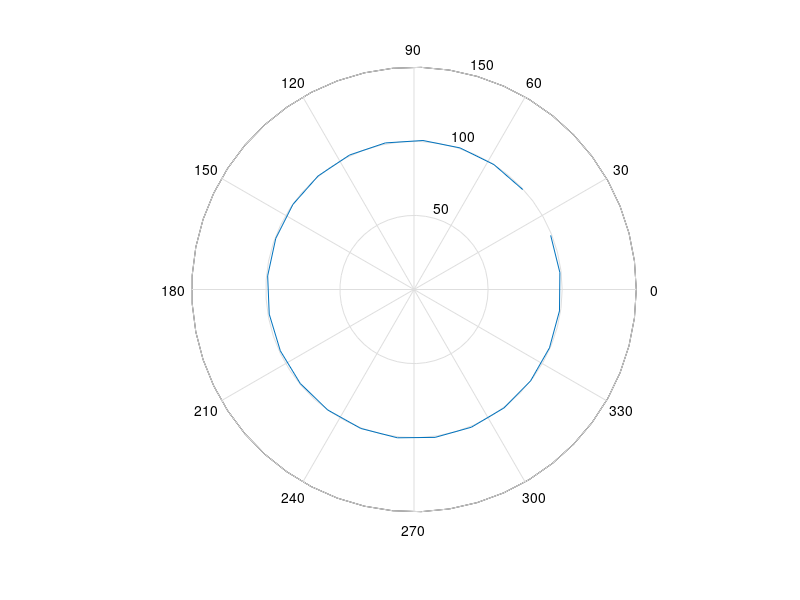

Write the MATLAB code that produced this figure. (Note: this script raises an error after producing the figure.)
%% ECSE 6180 Homework 7
%% Glory Justin 12/10/2020
% 1. Problem 10.1

t = [0:1/1440:23/1440];
N = 1440/60;
x = 100*sqrt(2)*cos(2*pi*60*t + pi/4);
X_phasor = fft(x)
X_mag = abs(X_phasor)/(N/2)
X_rms = X_mag/sqrt(2)
X_ang = angle(X_phasor)*180/pi
% 2. Problem 10.4

t_more = [0:1/1440:(23+24)/1440];
X_mag = [];
X_phase = [];
for i = 1:24
  x = 100*sqrt(2)*cos(2*pi*59*(t_more(i:i+23)) + pi/4);
  X_phasor = fft(x);
  X_mag = [X_mag abs(X_phasor(2))];
  X_phase = [X_phase angle(X_phasor(2))*180/pi];
end
X_mag = X_mag/(24/2)/sqrt(2)
X_phase
figure, polar(X_phase*pi/180,X_mag)
% 3. Problem 10.8
% Using the PMU Simulator, the positive sequence Voltage magnitude is determined 
% as 0.028 pu. The following plots were generated.
% 
% For phase A, the magnitude is plotted as follows
% 
% 
% 
% Phase B
% 
% 
% 
% Phase C
% 
% 
% 
% Positive Sequence magnitude and angle
% 
% 
% 
% Negative sequence magnitude and angle
% 
% 
% 
% Zero sequence magnitude and angle
% 
% 
% 4. Problem 10.10

% use PST function s_simu to simulate the 12-machine system in the data file 
% data_emwave_1.m
% Change line reactance to 0.2 pu


% commands for plotting
%set_font_size

% one-second plot
figure, plot(t(1:141),mac_spd(1:11,1:141),[0 1],[0.9999 0.9999])
%% 
% 

xlabel('Time (sec)'), ylabel('Frequency(pu)')

% five-second plot
figure, plot(t,mac_spd(1:11,:))
xlabel('Time (sec)'), ylabel('Frequency(pu)')
%% 
% 


%reset_font_size

figure, mesh(t,[1:1:11],mac_spd(1:11,:)) % use rotate button for a better display 
                                  % of the time response 
xlabel('Time (sec)'), ylabel('machine number'), zlabel('Machine Speed (pu)')
%% 
% 
% 
% With a change in X, k=l/X becomes 0.5 pu-length/pu-reactance. So the speed 
% of the wave propagation becomes

c = sqrt(0.5*377/120)    % in pu-length/s
% 5. Problem 10.13

% line parameters (345 kV), per unit on 100 MVA base
% S to F
r_12 = 0.00003;
x_12 = 0.00042;
b_12 = 0.0;
% F to E
r_32 = 0.00251;
x_32 = 0.0346;
b_32 = 0.592/2;
% raw PMU data
% Bus 1 is S, Bus 2 is F, Bus 3 is E
jay = sqrt(-1);
V1p = 206368.1/345000*sqrt(3)*exp(jay*-(15.912)*pi/180);
V3p = 204659.1/345000*sqrt(3)*exp(jay*-24.12*pi/180);
I12p = 380.4/167.3479*exp(jay*149.856*pi/180);
Is = 1.19; % scaling factor
I32p = (978.4/Is)/167.3479*exp(jay*159.488*pi/180);

% A matrix set up
A = [ ...
    1 0 0 0 0 0 0 0 0 0; ...
    0 1 0 0 0 0 0 0 0 0; ...
    0 0 0 0 1 0 0 0 0 0; ...
    0 0 0 0 0 1 0 0 0 0; ...
    0 0 0 0 0 0 1 0 0 0; ...
    0 0 0 0 0 0 0 1 0 0; ...
    0 0 0 0 0 0 0 0 1 0; ...
    0 0 0 0 0 0 0 0 0 1; ...
    (1-x_12*b_12) -r_12*b_12 -1 0 0 0 -r_12 x_12 0 0; ...
     r_12*b_12 (1-x_12*b_12) 0 -1 0 0 -x_12 -r_12 0 0; ...
     0 0 -1 0 (1-x_32*b_32) -r_32*b_32 0 0 -r_32 x_32; ... 
     0 0 0 -1 r_32*b_32 (1-x_32*b_32) 0 0 -x_32 -r_32  ...
    ];
b = [real(V1p) imag(V1p) real(V3p) imag(V3p) real(I12p) imag(I12p) ...
     real(I32p) imag(I32p) 0 0 0 0]';

% weighting matrix
W = eye(12,12);
W(5,5) = 1/2.27; W(6,6) = W(5,5); % W(9,9) = W(5,5); W(10,10) = W(5,5);
W(7,7) = 1/5.85; W(8,8) = W(7,7); % W(11,11) = W(7,7); W(12,12) = W(7,7);
W = eye(12,12);
W(9,9) = 100; W(10,10)=W(9,9); W(11,11)=W(9,9); W(12,12)=W(9,9);
% use high weights on ckt eqns
 
% x = (A'*W*A)\(A'*W*b);
x = (W*A)\(W*b);

% compare results
[b(1:8',1), x([1 2 5 6 7 8 9 10],1)];

% raw PMU data
V1 = 206368.1/345000*sqrt(3);
V1ph = -15.912;
V3 = 204659.1/345000*sqrt(3);
V3ph = -24.12;
I_12 = 380.4/167.3479;
I_12ph = 149.856;
I_32 = (978.4/Is)/167.3479;
I_32ph = 159.488;

% LSE results
V1_LSE = sqrt(x(1)^2+x(2)^2);
V1_ph_LSE = atan2(x(2),x(1))*180/pi;
V3_LSE = sqrt(x(5)^2+x(6)^2);
V3_ph_LSE = atan2(x(6),x(5))*180/pi;
I12_LSE = sqrt(x(7)^2+x(8)^2);
I12_ph_LSE = atan2(x(8),x(7))*180/pi;
I32_LSE = sqrt(x(9)^2+x(10)^2);
I32_ph_LSE = atan2(x(10),x(9))*180/pi;
V2_LSE = sqrt(x(3)^2+x(4)^2)
V2_ph_LSE = atan2(x(4),x(3))*180/pi

[V1 V1ph V1_LSE V1_ph_LSE]
[V3 V3ph V3_LSE V3_ph_LSE]
[I_12 I_12ph I12_LSE I12_ph_LSE]
[I_32 I_32ph I32_LSE I32_ph_LSE]

% I_12 calculated from LSE
I_12_PSE = (-V1_LSE*exp(jay*V1_ph_LSE*pi/180) + V2_LSE*exp(jay*V2_ph_LSE*pi/180))/(r_12+jay*x_12)
% 6. Problem 10.14

[num10,txt10,raw10] = xlsread('Prob10-14.xls','A2:D302');
% Channel 1 (column) is time, channel 2 is Malin voltage, channel 3 is COI
% (Cal-Oregon interface), channel 4 is frequency
t = num10(:,1); V_Malin = num10(:,2); P_COI = num10(:,3); f = num10(:,4);
set_font_size
figure, plot(t,P_COI)
xlabel('Time (sec)'), ylabel('Active Power Flow (MW)')
axis([70 85 3400 5000])
reset_font_size

% Remove average flow
P_MW2 = P_COI(:,1) - 4200; % ends at 85 seconds


% the following are the results used in the chapter
n = 100  % 50 and 30 are good; 5 is no good
ts = 0.05;
%figure, plot(P_MW1)
[B,A] = prony(P_MW2, n-1, n);   % MATLAB prony function
syst = tf(B,A,ts);
[pole(syst) abs(pole(syst))]
td2 = 300*0.05;
[y,td] = impulse(syst,td2);
set_font_size
figure, plot(td+70,P_MW2,'k-',td+70,y*ts,'k--')
xlabel('Time (sec)'), ylabel('Active Power Flow (MW)')
legend('Raw data','Prony model')
axis([70 85 -500 600])
reset_font_size

z = 1.0022 + j*0.0682  % pole from n = 2, unstable
s = log(z)/ts
% s = 0.0902 + j*1.3589  ==> 0.2163 Hz, damping ratio = -0.0664 (unstable)
syst_ss = canon(syst,'modal'); % mode is 3,4
syst_small = ss(syst_ss.a(3:4,3:4),syst_ss.b(3:4,1), ...
                syst_ss.c(1,3:4),0,ts)
y2 = impulse(syst_small,td2);
set_font_size
figure, plot(td+70,P_MW2,'k-',td+70,y2*ts,'k--')
xlabel('Time (sec)'), ylabel('Active Power Flow (MW)')
legend('Raw data','Second-order model')
axis([70 85 -500 600])
%% 
% 

reset_font_size